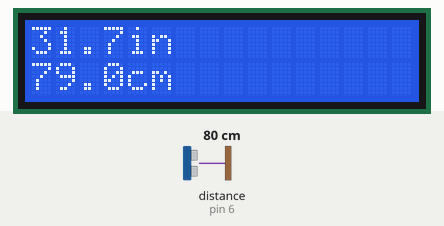
This sketch was run on a simulated Arduino Uno, built with avr-gcc and run on an emulated ATmega328P. On the bench: 16×2 character LCD. Wiring (inferred from the names in the program): ultrasonic range finder: trigger pin 7; echo pin 6. The test bench sets the inputs (shaded band); at power-on: distance to the obstacle (sensor on pin 6) 80 cm. The echo pulse lasts 58.3 µs per cm.

Above: at 0.99 s.
1.3 s: distance to the obstacle (sensor on pin 6) set to 2 cm
At 2.0 s:
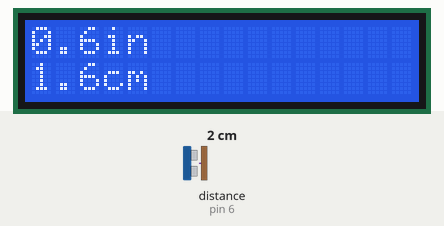
2.8 s: distance to the obstacle (sensor on pin 6) set to 120 cm
At 3.17 s:
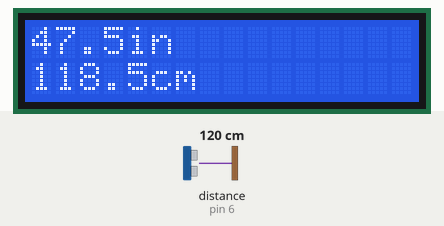
4.3 s: distance to the obstacle (sensor on pin 6) set to 4 cm
At 5.5 s:
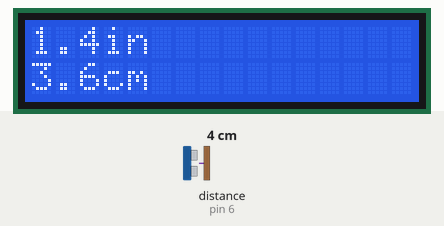
Timing chart, 0 to 7.3 s (numbered marks = the images above; inputs shaded):
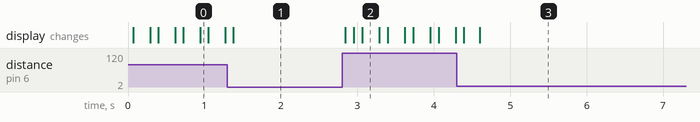

Measured:
- after the input at 1.3 s, the display: changes after 0.07 s (image 1)
- after the input at 2.8 s, the display: first changes at once (image 2 shows a later state)
- after the input at 4.3 s, the display: first changes after 0.09 s (image 3 shows a later state)

The sketch:

_02_lcd_2x16_distance_sensor.ino
```cpp
/*
material: lcd 2x16, HC-SR04 distance sensor.
schema: _02_lcd_2x16_distance_sensor.fzz
http://4tronix.co.uk/arduino/Ultra-Sonic.php
*/

#include <LiquidCrystal.h>

LiquidCrystal lcd(12, 11, 5, 4, 3, 2);

int pingPin = 7; //output 10us pulse to this pin //connect to trig pin in HC-SR04
int inPin = 6; //measure return pulse width from this pin //connect to Echo pin in HC-SR04
long duration, inches, cm;
int indec, cmdec;
int inchconv = 147; // ratio between puls width and inches
int cmconv = 59; // ratio between pulse width and cm
String s1, s2;

// initialise LCD library and pins
void setup() {
  lcd.begin(16, 2);
  pinMode(pingPin, OUTPUT);
  pinMode(inPin, INPUT);
}

void loop()
{
  // Send a short LOW followed by HIGH pulse to Trigger input:
  digitalWrite(pingPin, LOW);
  delayMicroseconds(2);
  digitalWrite(pingPin, HIGH);
  delayMicroseconds(10);
  digitalWrite(pingPin, LOW);

  // read the length of the return pulse on Echo output
  duration = pulseIn(inPin, HIGH);

  // convert the time into a distance (non-floating point with decimals
  inches = microsecondsToInches(duration);
  indec = (duration - inches * inchconv) * 10 / inchconv;
  cm = microsecondsToCentimeters(duration);
  cmdec = (duration - cm * cmconv) * 10 / cmconv;
  s1 = String(inches) + "." + String(indec) + "in" + "     ";
  s2 = String(cm) + "." + String(cmdec) + "cm" + "     ";
  lcd.setCursor(0, 0); // print inches on top line of LCD
  lcd.print(s1);
  lcd.setCursor(0,1); // print cm on second line of LCD
  lcd.print(s2);

  delay(100);
}

long microsecondsToInches(long microseconds)
{
  return microseconds / inchconv;
}

long microsecondsToCentimeters(long microseconds)
{
  return microseconds / cmconv;
}
```
